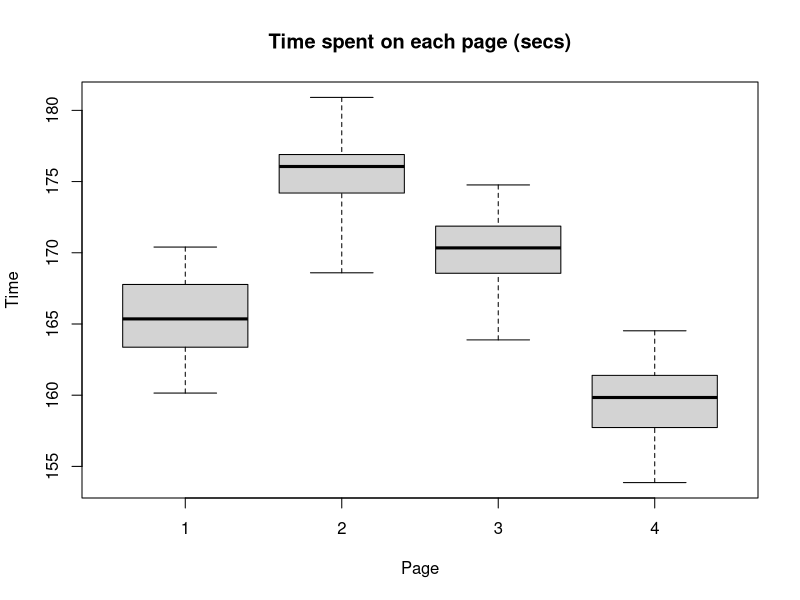
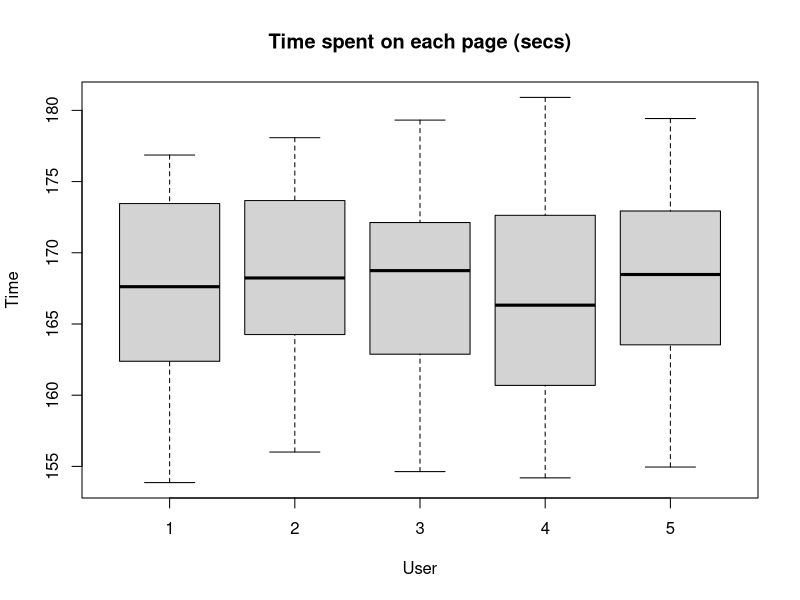

The R script that drew these images, in order:
##################################################
### PROG8430                                    ##
### ANOVA Demonstration                         ##
##################################################
#                                               ##
##################################################
# Written by David Marsh
# ID: 123456
#
##################################################
### Basic Set Up                                ##
##################################################

# Clear plots
if(!is.null(dev.list())) dev.off()

# Clear console
cat("\014") 

# Clean workspace
rm(list=ls())

#Set work directory
#setwd("C:/Users/David/Documents/Data")

##################################################
### Remove Packages Installed                   ##
##################################################

##################################################
### Install Libraries                           ##
##################################################

#### Create Data

set.seed(179)

Unit <- c(1:200)
Page <- rep(1:4,each=50)
User <- rep(1:5, times=40)
df <- data.frame(cbind(Unit,Page,User))
df
set.seed(177)
df$Time <- ifelse(Page==1,rnorm(50,165,3),1)
df$Time <- ifelse(Page==2,rnorm(50,175,3),df$Time)
df$Time <- ifelse(Page==3,rnorm(50,170,3),df$Time)
df$Time <- ifelse(Page==4,rnorm(50,160,3),df$Time)
df

df$Page <- as.factor(df$Page)
df$User <- as.factor(df$User)
df

#Comparing Pages

boxplot(Time ~ Page, data=df,
        main="Time spent on each page (secs)",
        range=0)

#Comparing Users

boxplot(Time ~ User, data=df,
        main="Time spent on each page (secs)",
        range=0)

#One-Way ANOVA

summary(aov(Time ~ Page, data=df))
summary(aov(Time ~ User, data=df))

ANOVA_page <- aov(Time~Page, data=df)
summary(ANOVA_page)

TukeyHSD(ANOVA_page)

#Two-Way ANOVA

anova_two_page <- aov(Time~Page + User, data = df)
summary(anova_two_page)